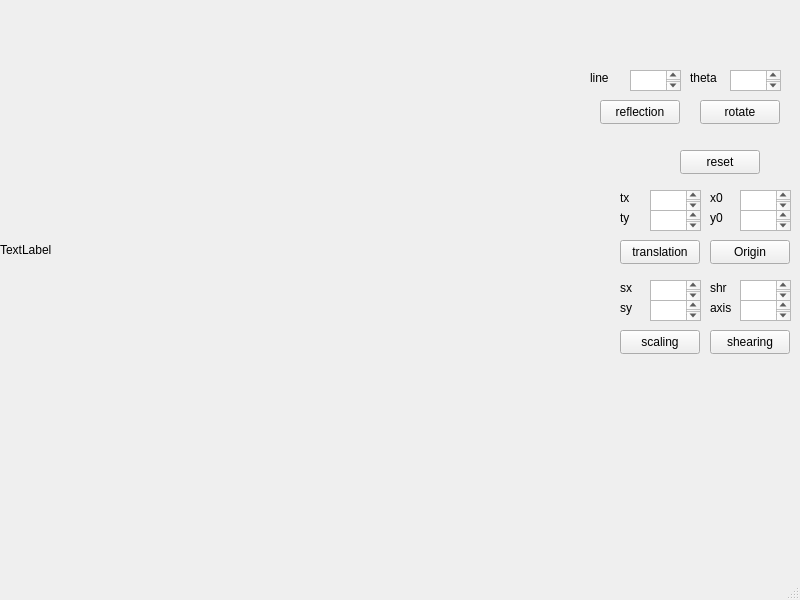
<?xml version="1.0" encoding="UTF-8"?>
<ui version="4.0">
 <class>MainWindow</class>
 <widget class="QMainWindow" name="MainWindow">
  <property name="geometry">
   <rect>
    <x>0</x>
    <y>0</y>
    <width>800</width>
    <height>600</height>
   </rect>
  </property>
  <property name="windowTitle">
   <string>MainWindow</string>
  </property>
  <widget class="QWidget" name="centralwidget">
   <widget class="QLabel" name="label">
    <property name="geometry">
     <rect>
      <x>0</x>
      <y>0</y>
      <width>500</width>
      <height>500</height>
     </rect>
    </property>
    <property name="text">
     <string>TextLabel</string>
    </property>
   </widget>
   <widget class="QPushButton" name="pushButton">
    <property name="geometry">
     <rect>
      <x>620</x>
      <y>240</y>
      <width>80</width>
      <height>24</height>
     </rect>
    </property>
    <property name="text">
     <string>translation</string>
    </property>
   </widget>
   <widget class="QTextEdit" name="textEdit">
    <property name="geometry">
     <rect>
      <x>650</x>
      <y>190</y>
      <width>51</width>
      <height>21</height>
     </rect>
    </property>
   </widget>
   <widget class="QTextEdit" name="textEdit_2">
    <property name="geometry">
     <rect>
      <x>650</x>
      <y>210</y>
      <width>51</width>
      <height>21</height>
     </rect>
    </property>
   </widget>
   <widget class="QLabel" name="label_2">
    <property name="geometry">
     <rect>
      <x>620</x>
      <y>190</y>
      <width>49</width>
      <height>16</height>
     </rect>
    </property>
    <property name="text">
     <string>tx</string>
    </property>
   </widget>
   <widget class="QLabel" name="label_3">
    <property name="geometry">
     <rect>
      <x>620</x>
      <y>210</y>
      <width>49</width>
      <height>16</height>
     </rect>
    </property>
    <property name="text">
     <string>ty</string>
    </property>
   </widget>
   <widget class="QLabel" name="label_4">
    <property name="geometry">
     <rect>
      <x>710</x>
      <y>190</y>
      <width>49</width>
      <height>16</height>
     </rect>
    </property>
    <property name="text">
     <string>x0</string>
    </property>
   </widget>
   <widget class="QTextEdit" name="textEdit_3">
    <property name="geometry">
     <rect>
      <x>740</x>
      <y>190</y>
      <width>51</width>
      <height>21</height>
     </rect>
    </property>
   </widget>
   <widget class="QLabel" name="label_5">
    <property name="geometry">
     <rect>
      <x>710</x>
      <y>210</y>
      <width>49</width>
      <height>16</height>
     </rect>
    </property>
    <property name="text">
     <string>y0</string>
    </property>
   </widget>
   <widget class="QTextEdit" name="textEdit_4">
    <property name="geometry">
     <rect>
      <x>740</x>
      <y>210</y>
      <width>51</width>
      <height>21</height>
     </rect>
    </property>
   </widget>
   <widget class="QPushButton" name="pushButton_2">
    <property name="geometry">
     <rect>
      <x>710</x>
      <y>240</y>
      <width>80</width>
      <height>24</height>
     </rect>
    </property>
    <property name="text">
     <string>Origin</string>
    </property>
   </widget>
   <widget class="QLabel" name="label_6">
    <property name="geometry">
     <rect>
      <x>620</x>
      <y>280</y>
      <width>49</width>
      <height>16</height>
     </rect>
    </property>
    <property name="text">
     <string>sx</string>
    </property>
   </widget>
   <widget class="QLabel" name="label_7">
    <property name="geometry">
     <rect>
      <x>620</x>
      <y>300</y>
      <width>49</width>
      <height>16</height>
     </rect>
    </property>
    <property name="text">
     <string>sy</string>
    </property>
   </widget>
   <widget class="QTextEdit" name="textEdit_5">
    <property name="geometry">
     <rect>
      <x>650</x>
      <y>280</y>
      <width>51</width>
      <height>21</height>
     </rect>
    </property>
   </widget>
   <widget class="QPushButton" name="pushButton_3">
    <property name="geometry">
     <rect>
      <x>620</x>
      <y>330</y>
      <width>80</width>
      <height>24</height>
     </rect>
    </property>
    <property name="text">
     <string>scaling</string>
    </property>
   </widget>
   <widget class="QTextEdit" name="textEdit_6">
    <property name="geometry">
     <rect>
      <x>650</x>
      <y>300</y>
      <width>51</width>
      <height>21</height>
     </rect>
    </property>
   </widget>
   <widget class="QPushButton" name="pushButton_4">
    <property name="geometry">
     <rect>
      <x>680</x>
      <y>150</y>
      <width>80</width>
      <height>24</height>
     </rect>
    </property>
    <property name="text">
     <string>reset</string>
    </property>
   </widget>
   <widget class="QPushButton" name="pushButton_5">
    <property name="geometry">
     <rect>
      <x>700</x>
      <y>100</y>
      <width>80</width>
      <height>24</height>
     </rect>
    </property>
    <property name="text">
     <string>rotate</string>
    </property>
   </widget>
   <widget class="QTextEdit" name="textEdit_7">
    <property name="geometry">
     <rect>
      <x>730</x>
      <y>70</y>
      <width>51</width>
      <height>21</height>
     </rect>
    </property>
   </widget>
   <widget class="QLabel" name="label_8">
    <property name="geometry">
     <rect>
      <x>690</x>
      <y>70</y>
      <width>41</width>
      <height>16</height>
     </rect>
    </property>
    <property name="text">
     <string>theta</string>
    </property>
   </widget>
   <widget class="QTextEdit" name="textEdit_8">
    <property name="geometry">
     <rect>
      <x>740</x>
      <y>300</y>
      <width>51</width>
      <height>21</height>
     </rect>
    </property>
   </widget>
   <widget class="QTextEdit" name="textEdit_9">
    <property name="geometry">
     <rect>
      <x>740</x>
      <y>280</y>
      <width>51</width>
      <height>21</height>
     </rect>
    </property>
   </widget>
   <widget class="QLabel" name="label_9">
    <property name="geometry">
     <rect>
      <x>710</x>
      <y>280</y>
      <width>49</width>
      <height>16</height>
     </rect>
    </property>
    <property name="text">
     <string>shr</string>
    </property>
   </widget>
   <widget class="QLabel" name="label_10">
    <property name="geometry">
     <rect>
      <x>710</x>
      <y>300</y>
      <width>49</width>
      <height>16</height>
     </rect>
    </property>
    <property name="text">
     <string>axis</string>
    </property>
   </widget>
   <widget class="QPushButton" name="pushButton_6">
    <property name="geometry">
     <rect>
      <x>710</x>
      <y>330</y>
      <width>80</width>
      <height>24</height>
     </rect>
    </property>
    <property name="text">
     <string>shearing</string>
    </property>
   </widget>
   <widget class="QLabel" name="label_11">
    <property name="geometry">
     <rect>
      <x>590</x>
      <y>70</y>
      <width>41</width>
      <height>16</height>
     </rect>
    </property>
    <property name="text">
     <string>line</string>
    </property>
   </widget>
   <widget class="QPushButton" name="pushButton_7">
    <property name="geometry">
     <rect>
      <x>600</x>
      <y>100</y>
      <width>80</width>
      <height>24</height>
     </rect>
    </property>
    <property name="text">
     <string>reflection</string>
    </property>
   </widget>
   <widget class="QTextEdit" name="textEdit_10">
    <property name="geometry">
     <rect>
      <x>630</x>
      <y>70</y>
      <width>51</width>
      <height>21</height>
     </rect>
    </property>
   </widget>
  </widget>
  <widget class="QMenuBar" name="menubar">
   <property name="geometry">
    <rect>
     <x>0</x>
     <y>0</y>
     <width>800</width>
     <height>21</height>
    </rect>
   </property>
  </widget>
  <widget class="QStatusBar" name="statusbar"/>
 </widget>
 <resources/>
 <connections/>
</ui>
